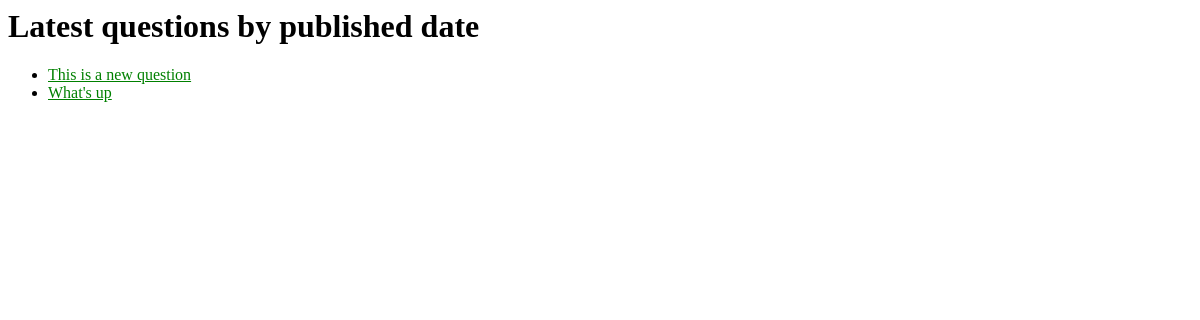
/polls/, run on an earlier commit of the app's database.
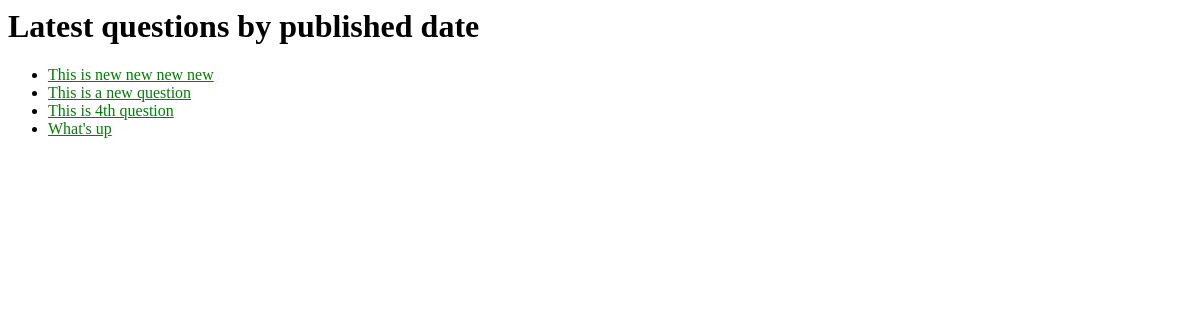
And on a later commit of the database.
### polls/models.py (models this page shows, shortened)
class Question(models.Model):
    question_text = models.CharField(max_length=200)
    pub_date = models.DateTimeField('date published')
    def was_published_recently(self):
        now = timezone.now()
        return now - datetime.timedelta(days=1) <= self.pub_date <= now
    was_published_recently.admin_order_field = 'pub_date'
    was_published_recently.boolean = True
    was_published_recently.short_description = 'Published recently?'

### polls/views.py (the view)
# urls.py: path('', views.IndexView.as_view(), name='index'),
class IndexView(generic.ListView):
    template_name = 'index.html'
    context_object_name = 'latest_question_list'
    def get_queryset(self):
        return Question.objects.filter(
            pub_date__lte=timezone.now()
        ).order_by('-pub_date')[:5]

### polls/templates/index.html
{% load static %}
<link rel="stylesheet" href="{% static 'polls/style.css' %}">
<h1>Latest questions by published date</h1>
<ul>
    {% for question in latest_question_list %}
        <li>
            <a href="{% url 'polls:detail' question.id %}">{{ question.question_text }}</a>
        </li>
    {% endfor %}
</ul>

What changed in the data, as far as the page shows it:
now on this page (row edited): Question: question_text "This is new new new new"
added Question: question_text "This is 4th question"
